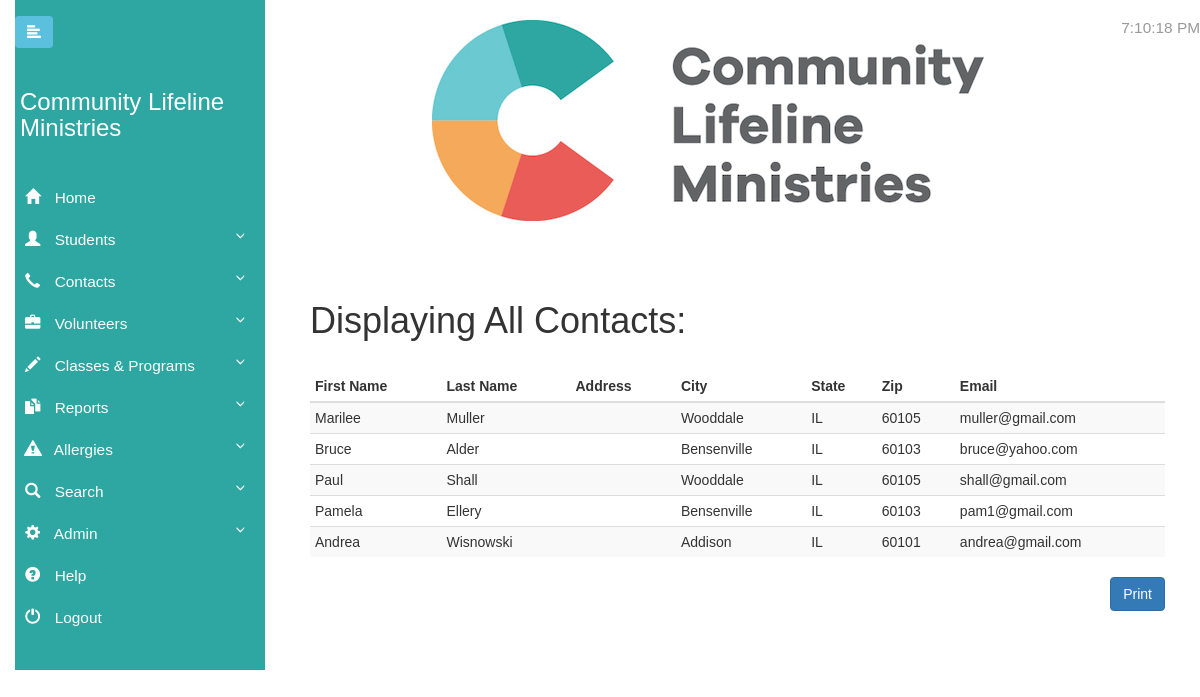
The app's page /php-files/show/ShowContacts.php (signed in) with its own data.
### tables this page shows
CREATE TABLE Contacts (
  Created_Timestamp      TIMESTAMP DEFAULT now(),
  Last_Updated_Timestamp TIMESTAMP DEFAULT CURRENT_TIMESTAMP,
  Author_Username        VARCHAR(30),
  Id                     INT(10)   AUTO_INCREMENT PRIMARY KEY,
  Active_Contact         TINYINT(1),
  Prefix                 VARCHAR(10),
  First_Name             VARCHAR(30),
  Last_Name              VARCHAR(30),
  Middle_Name            VARCHAR(30),
  Suffix                 VARCHAR(10),
  Primary_Phone          CHAR(20),
  Secondary_Phone        CHAR(20),
  Address_One            VARCHAR(40),
  Address_Two            VARCHAR(40),
  City                   VARCHAR(30),
  State                  CHAR(2),
  Zip                    INT(5),
  Email                  VARCHAR(50)
);

### php-files/show/ShowContacts.php (the view, shortened to what this page needs)
<?php
include("../scripts/header.php");
include("../../db/config.php");
$query = "SELECT * FROM Contacts;";
$result = mysqli_query($db, $query);
?>
<h1>Displaying All Contacts:</h1>
<br />
<div id="print_div">
    <table class="table table-condensed table-striped">
        <thead>
        <tr>
            <th>First Name</th>
            <th>Last Name</th>
            <th>Address</th>
            <th>City</th>
            <th>State</th>
            <th>Zip</th>
            <th>Email</th>
        </tr>
        </thead>
        <tbody>
        <?php
        while($row = mysqli_fetch_array($result, MYSQLI_ASSOC)) {
            echo "<tr><td>";
            echo $row['First_Name'];
            echo "</td><td>";
            echo $row['Last_Name'];
            echo "</td><td>";
            echo "</td><td>";
            echo $row['City'];
            echo "</td><td>";
            echo $row['State'];
            echo "</td><td>";
            echo $row['Zip'];
            echo "</td><td>";
            echo $row['Email'];
            echo "</td></tr>";
        }
        ?>
        </tbody>
    </table>
</div>
<input type="button" class="btn btn-primary pull-right" onclick="printReport('print_div')" value="Print" />
<?php
include("../scripts/footer.php");
?>

### php-files/scripts/header.php (shortened to what this page needs)
<!DOCTYPE html>
<html>
<head>
    <link rel="stylesheet" href="https://maxcdn.bootstrapcdn.com/bootstrap/3.3.7/css/bootstrap.min.css">
    <link rel="stylesheet" type="text/css" href="../../css/clm.css"/>
</head>
<body>
<div class="container-fluid">
<p id="time" class="navbar-text navbar-right">
</p>
    <nav id="sidebar">
        <div class="navbar-btn">
            <button type="button" id="sidebarCollapse" class="btn btn-info navbar-btn">
                <i class="glyphicon glyphicon-align-left"></i>
            </button>
        </div>
        <div class="sidebar-header">
            <h3>Community Lifeline Ministries</h3>
        </div>
        <ul class="list-unstyled components">
            <li class="active">
                <a href="../index-login/menu.php">
                    <i class="glyphicon glyphicon-home"></i>
                    Home
                </a>
            </li>
            <li>
                <a href="#studentSubmenu" data-toggle="collapse" aria-expanded="false">
                    <i class="glyphicon glyphicon-user"></i>
                    Students
                </a>
            </li>
            <li>
                <a href="#contactSubmenu" data-toggle="collapse" aria-expanded="false">
                    <i class="glyphicon glyphicon-earphone"></i>
                    Contacts
                </a>
            </li>
            <li>
                <a href="#volunteerSubmenu" data-toggle="collapse" aria-expanded="false">
                    <i class="glyphicon glyphicon-briefcase"></i>
                    Volunteers
                </a>
            </li>
            <li>
                <a href="#classSubmenu" data-toggle="collapse" aria-expanded="false">
                    <i class="glyphicon glyphicon-pencil"></i>
                    Classes & Programs
                </a>
            </li>
            <li>
                <a href="#reportsSubmenu" data-toggle="collapse" aria-expanded="false">
                    <i class="glyphicon glyphicon-duplicate"></i>
                    Reports
                </a>
            </li>
            <li>
                <a href="#allergySubmenu" data-toggle="collapse" aria-expanded="false">
                    <i class="glyphicon glyphicon-alert"></i>
                    Allergies
                </a>
            </li>
            <li>
                <a href="#searchSubmenu" data-toggle="collapse" aria-expanded="false">
                    <i class="glyphicon glyphicon-search"></i>
                    Search
                </a>
            </li>
            <li>
                <a href="#adminSubmenu" data-toggle="collapse" aria-expanded="false">
                    <i class="glyphicon glyphicon-cog"></i>
                    Admin
                </a>
            </li>
            <li>
                <a href="../index-login/UserDocumentation.php">
                    <i class="glyphicon glyphicon-question-sign"></i>
                    Help
                </a>
            </li>
            <li>
                <a href="../index-login/logout.php">
                    <i class="glyphicon glyphicon-off"></i>
                    Logout
                </a>
            </li>
    </nav>
    <div id="content">
        <div class="container-fluid">
            <div class="row">
                <div class="span"><img class="center-block" src="../../images/Lifeline.png"/></div>
                <br><br><br>

### php-files/scripts/footer.php (shortened to what this page needs)
</div>
</div>
</div>
</div>
</body>
</html>

### css/clm.css (style rules this page uses)
body { font-family: 'Verdana', sans-serif; background: #ffffff; }
p { font-family: 'Verdana', sans-serif; font-size: 1.1em; font-weight: 300; line-height: 1.7em; color: #999; }
a, a:hover, a:focus { color: inherit; text-decoration: none; transition: all 0.3s; }
.navbar-btn { box-shadow: none; outline: none !important; border: none; text-align: left; }
i, span { display: inline-block; }
#sidebar { min-width: 250px; max-width: 250px; background: #2EA6A2; color: #fff; transition: all 0.3s; position: fixed; }
#sidebar ul li a { text-align: left; }
#sidebar .sidebar-header { padding: 5px; background: #2EA6A2; }
#sidebar ul.components { padding: 20px 0; border-bottom: 1px solid #2EA6A2; }
#sidebar ul li a { padding: 10px; font-size: 1.1em; display: block; }
#sidebar ul li a i { margin-right: 10px; }
#sidebar ul li.active > a, a[aria-expanded="true"] { color: #fff; background: #2EA6A2; }
a[data-toggle="collapse"] { position: relative; }
a[aria-expanded="false"]::before, a[aria-expanded="true"]::before { content: '\e259'; display: block; position: absolute; right: 20px; font-family: 'Glyphicons Halflings'; font-size: 0.6em; }
#content { padding: 20px; min-height: 100vh; transition: all 0.3s; margin-left: 275px; margin-right: auto; }
.center-block { display: block; margin-left: auto; margin-right: auto; }

### records on screen
contacts: First_Name "Marilee", Last_Name "Muller", City "Wooddale", State "IL", Zip "60105", Email "muller@gmail.com"
contacts: First_Name "Bruce", Last_Name "Alder", City "Bensenville", State "IL", Zip "60103", Email "bruce@yahoo.com"
contacts: First_Name "Paul", Last_Name "Shall", City "Wooddale", State "IL", Zip "60105", Email "shall@gmail.com"
contacts: First_Name "Pamela", Last_Name "Ellery", City "Bensenville", State "IL", Zip "60103", Email "pam1@gmail.com"
contacts: First_Name "Andrea", Last_Name "Wisnowski", City "Addison", State "IL", Zip "60101", Email "andrea@gmail.com"
